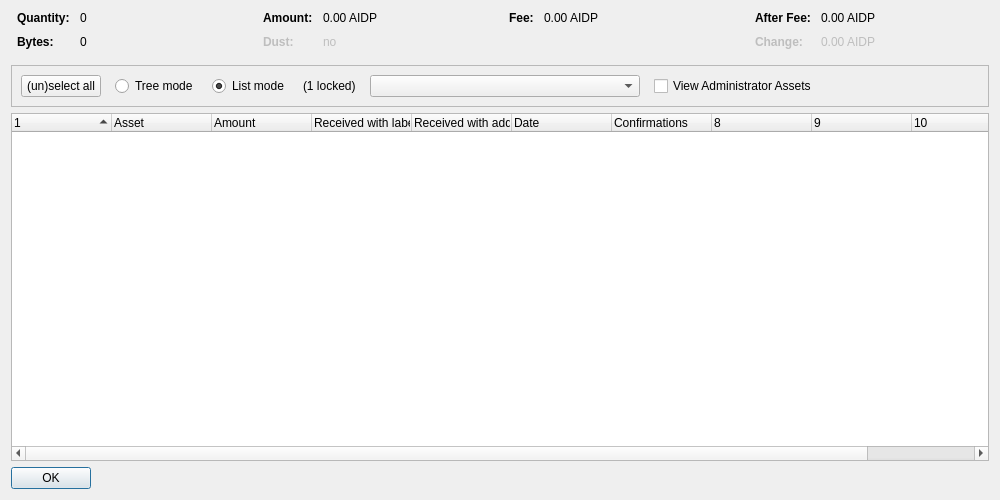
<?xml version="1.0" encoding="UTF-8"?>
<ui version="4.0">
 <class>AssetControlDialog</class>
 <widget class="QDialog" name="AssetControlDialog">
  <property name="geometry">
   <rect>
    <x>0</x>
    <y>0</y>
    <width>1000</width>
    <height>500</height>
   </rect>
  </property>
  <property name="windowTitle">
   <string>Asset Selection</string>
  </property>
  <layout class="QVBoxLayout" name="verticalLayout">
   <item>
    <layout class="QHBoxLayout" name="horizontalLayoutTop" stretch="0,0,0,0">
     <property name="topMargin">
      <number>0</number>
     </property>
     <property name="bottomMargin">
      <number>10</number>
     </property>
     <item>
      <layout class="QFormLayout" name="formLayoutAssetControl1">
       <property name="horizontalSpacing">
        <number>10</number>
       </property>
       <property name="verticalSpacing">
        <number>10</number>
       </property>
       <property name="leftMargin">
        <number>6</number>
       </property>
       <property name="rightMargin">
        <number>6</number>
       </property>
       <item row="0" column="0">
        <widget class="QLabel" name="labelAssetControlQuantityText">
         <property name="font">
          <font>
           <weight>75</weight>
           <bold>true</bold>
          </font>
         </property>
         <property name="text">
          <string>Quantity:</string>
         </property>
        </widget>
       </item>
       <item row="0" column="1">
        <widget class="QLabel" name="labelAssetControlQuantity">
         <property name="cursor">
          <cursorShape>IBeamCursor</cursorShape>
         </property>
         <property name="contextMenuPolicy">
          <enum>Qt::ActionsContextMenu</enum>
         </property>
         <property name="text">
          <string notr="true">0</string>
         </property>
         <property name="textInteractionFlags">
          <set>Qt::LinksAccessibleByMouse|Qt::TextSelectableByKeyboard|Qt::TextSelectableByMouse</set>
         </property>
        </widget>
       </item>
       <item row="1" column="0">
        <widget class="QLabel" name="labelAssetControlBytesText">
         <property name="font">
          <font>
           <weight>75</weight>
           <bold>true</bold>
          </font>
         </property>
         <property name="text">
          <string>Bytes:</string>
         </property>
        </widget>
       </item>
       <item row="1" column="1">
        <widget class="QLabel" name="labelAssetControlBytes">
         <property name="cursor">
          <cursorShape>IBeamCursor</cursorShape>
         </property>
         <property name="contextMenuPolicy">
          <enum>Qt::ActionsContextMenu</enum>
         </property>
         <property name="text">
          <string notr="true">0</string>
         </property>
         <property name="textInteractionFlags">
          <set>Qt::LinksAccessibleByMouse|Qt::TextSelectableByKeyboard|Qt::TextSelectableByMouse</set>
         </property>
        </widget>
       </item>
      </layout>
     </item>
     <item>
      <layout class="QFormLayout" name="formLayoutAssetControl2">
       <property name="horizontalSpacing">
        <number>10</number>
       </property>
       <property name="verticalSpacing">
        <number>10</number>
       </property>
       <property name="leftMargin">
        <number>6</number>
       </property>
       <property name="rightMargin">
        <number>6</number>
       </property>
       <item row="0" column="0">
        <widget class="QLabel" name="labelAssetControlAmountText">
         <property name="font">
          <font>
           <weight>75</weight>
           <bold>true</bold>
          </font>
         </property>
         <property name="text">
          <string>Amount:</string>
         </property>
        </widget>
       </item>
       <item row="0" column="1">
        <widget class="QLabel" name="labelAssetControlAmount">
         <property name="cursor">
          <cursorShape>IBeamCursor</cursorShape>
         </property>
         <property name="contextMenuPolicy">
          <enum>Qt::ActionsContextMenu</enum>
         </property>
         <property name="text">
          <string notr="true">0.00 AIDP</string>
         </property>
         <property name="textInteractionFlags">
          <set>Qt::LinksAccessibleByMouse|Qt::TextSelectableByKeyboard|Qt::TextSelectableByMouse</set>
         </property>
        </widget>
       </item>
       <item row="1" column="0">
        <widget class="QLabel" name="labelAssetControlLowOutputText">
         <property name="enabled">
          <bool>false</bool>
         </property>
         <property name="font">
          <font>
           <weight>75</weight>
           <bold>true</bold>
          </font>
         </property>
         <property name="text">
          <string>Dust:</string>
         </property>
        </widget>
       </item>
       <item row="1" column="1">
        <widget class="QLabel" name="labelAssetControlLowOutput">
         <property name="enabled">
          <bool>false</bool>
         </property>
         <property name="cursor">
          <cursorShape>IBeamCursor</cursorShape>
         </property>
         <property name="contextMenuPolicy">
          <enum>Qt::ActionsContextMenu</enum>
         </property>
         <property name="text">
          <string notr="true">no</string>
         </property>
         <property name="textInteractionFlags">
          <set>Qt::LinksAccessibleByMouse|Qt::TextSelectableByKeyboard|Qt::TextSelectableByMouse</set>
         </property>
        </widget>
       </item>
      </layout>
     </item>
     <item>
      <layout class="QFormLayout" name="formLayoutAssetControl3">
       <property name="horizontalSpacing">
        <number>10</number>
       </property>
       <property name="verticalSpacing">
        <number>10</number>
       </property>
       <property name="leftMargin">
        <number>6</number>
       </property>
       <property name="rightMargin">
        <number>6</number>
       </property>
       <item row="0" column="0">
        <widget class="QLabel" name="labelAssetControlFeeText">
         <property name="font">
          <font>
           <weight>75</weight>
           <bold>true</bold>
          </font>
         </property>
         <property name="text">
          <string>Fee:</string>
         </property>
        </widget>
       </item>
       <item row="0" column="1">
        <widget class="QLabel" name="labelAssetControlFee">
         <property name="cursor">
          <cursorShape>IBeamCursor</cursorShape>
         </property>
         <property name="contextMenuPolicy">
          <enum>Qt::ActionsContextMenu</enum>
         </property>
         <property name="text">
          <string notr="true">0.00 AIDP</string>
         </property>
         <property name="textInteractionFlags">
          <set>Qt::LinksAccessibleByMouse|Qt::TextSelectableByKeyboard|Qt::TextSelectableByMouse</set>
         </property>
        </widget>
       </item>
      </layout>
     </item>
     <item>
      <layout class="QFormLayout" name="formLayoutAssetControl4">
       <property name="horizontalSpacing">
        <number>10</number>
       </property>
       <property name="verticalSpacing">
        <number>10</number>
       </property>
       <property name="leftMargin">
        <number>6</number>
       </property>
       <property name="rightMargin">
        <number>6</number>
       </property>
       <item row="0" column="0">
        <widget class="QLabel" name="labelAssetControlAfterFeeText">
         <property name="font">
          <font>
           <weight>75</weight>
           <bold>true</bold>
          </font>
         </property>
         <property name="text">
          <string>After Fee:</string>
         </property>
        </widget>
       </item>
       <item row="0" column="1">
        <widget class="QLabel" name="labelAssetControlAfterFee">
         <property name="cursor">
          <cursorShape>IBeamCursor</cursorShape>
         </property>
         <property name="contextMenuPolicy">
          <enum>Qt::ActionsContextMenu</enum>
         </property>
         <property name="text">
          <string notr="true">0.00 AIDP</string>
         </property>
         <property name="textInteractionFlags">
          <set>Qt::LinksAccessibleByMouse|Qt::TextSelectableByKeyboard|Qt::TextSelectableByMouse</set>
         </property>
        </widget>
       </item>
       <item row="1" column="0">
        <widget class="QLabel" name="labelAssetControlChangeText">
         <property name="enabled">
          <bool>false</bool>
         </property>
         <property name="font">
          <font>
           <weight>75</weight>
           <bold>true</bold>
          </font>
         </property>
         <property name="text">
          <string>Change:</string>
         </property>
        </widget>
       </item>
       <item row="1" column="1">
        <widget class="QLabel" name="labelAssetControlChange">
         <property name="enabled">
          <bool>false</bool>
         </property>
         <property name="cursor">
          <cursorShape>IBeamCursor</cursorShape>
         </property>
         <property name="contextMenuPolicy">
          <enum>Qt::ActionsContextMenu</enum>
         </property>
         <property name="text">
          <string notr="true">0.00 AIDP</string>
         </property>
         <property name="textInteractionFlags">
          <set>Qt::LinksAccessibleByMouse|Qt::TextSelectableByKeyboard|Qt::TextSelectableByMouse</set>
         </property>
        </widget>
       </item>
      </layout>
     </item>
    </layout>
   </item>
   <item>
    <widget class="QFrame" name="frame">
     <property name="minimumSize">
      <size>
       <width>0</width>
       <height>40</height>
      </size>
     </property>
     <property name="frameShape">
      <enum>QFrame::StyledPanel</enum>
     </property>
     <property name="frameShadow">
      <enum>QFrame::Sunken</enum>
     </property>
     <layout class="QHBoxLayout" name="horizontalLayout">
      <item>
       <layout class="QHBoxLayout" name="horizontalLayoutPanel" stretch="0,0,0,0,0,0,0">
        <property name="spacing">
         <number>14</number>
        </property>
        <item>
         <widget class="QPushButton" name="pushButtonSelectAll">
          <property name="sizePolicy">
           <sizepolicy hsizetype="Maximum" vsizetype="Fixed">
            <horstretch>0</horstretch>
            <verstretch>0</verstretch>
           </sizepolicy>
          </property>
          <property name="text">
           <string>(un)select all</string>
          </property>
          <property name="autoDefault">
           <bool>false</bool>
          </property>
         </widget>
        </item>
        <item>
         <widget class="QRadioButton" name="radioTreeMode">
          <property name="sizePolicy">
           <sizepolicy hsizetype="Maximum" vsizetype="Fixed">
            <horstretch>0</horstretch>
            <verstretch>0</verstretch>
           </sizepolicy>
          </property>
          <property name="text">
           <string>Tree mode</string>
          </property>
         </widget>
        </item>
        <item>
         <widget class="QRadioButton" name="radioListMode">
          <property name="sizePolicy">
           <sizepolicy hsizetype="Maximum" vsizetype="Fixed">
            <horstretch>0</horstretch>
            <verstretch>0</verstretch>
           </sizepolicy>
          </property>
          <property name="text">
           <string>List mode</string>
          </property>
          <property name="checked">
           <bool>true</bool>
          </property>
         </widget>
        </item>
        <item>
         <widget class="QLabel" name="labelLocked">
          <property name="text">
           <string notr="true">(1 locked)</string>
          </property>
         </widget>
        </item>
        <item>
         <widget class="QComboBox" name="assetList">
          <property name="minimumContentsLength">
           <number>30</number>
          </property>
         </widget>
        </item>
        <item>
         <widget class="QCheckBox" name="viewAdministrator">
          <property name="toolTip">
           <string>View assets that you have the ownership asset for</string>
          </property>
          <property name="text">
           <string>View Administrator Assets</string>
          </property>
         </widget>
        </item>
        <item>
         <spacer name="horizontalSpacer">
          <property name="orientation">
           <enum>Qt::Horizontal</enum>
          </property>
          <property name="sizeHint" stdset="0">
           <size>
            <width>40</width>
            <height>20</height>
           </size>
          </property>
         </spacer>
        </item>
       </layout>
      </item>
     </layout>
    </widget>
   </item>
   <item>
    <widget class="AssetControlTreeWidget" name="treeWidget">
     <property name="contextMenuPolicy">
      <enum>Qt::CustomContextMenu</enum>
     </property>
     <property name="sortingEnabled">
      <bool>false</bool>
     </property>
     <property name="columnCount">
      <number>11</number>
     </property>
     <attribute name="headerShowSortIndicator" stdset="0">
      <bool>true</bool>
     </attribute>
     <attribute name="headerStretchLastSection">
      <bool>false</bool>
     </attribute>
     <column>
      <property name="text">
       <string/>
      </property>
     </column>
     <column>
      <property name="text">
       <string>Asset</string>
      </property>
     </column>
     <column>
      <property name="text">
       <string>Amount</string>
      </property>
     </column>
     <column>
      <property name="text">
       <string>Received with label</string>
      </property>
     </column>
     <column>
      <property name="text">
       <string>Received with address</string>
      </property>
     </column>
     <column>
      <property name="text">
       <string>Date</string>
      </property>
     </column>
     <column>
      <property name="text">
       <string>Confirmations</string>
      </property>
      <property name="toolTip">
       <string>Confirmed</string>
      </property>
     </column>
     <column>
      <property name="text">
       <string/>
      </property>
     </column>
     <column>
      <property name="text">
       <string/>
      </property>
     </column>
     <column>
      <property name="text">
       <string/>
      </property>
     </column>
     <column>
      <property name="text">
       <string/>
      </property>
     </column>
    </widget>
   </item>
   <item>
    <widget class="QDialogButtonBox" name="buttonBox">
     <property name="sizePolicy">
      <sizepolicy hsizetype="Maximum" vsizetype="Fixed">
       <horstretch>0</horstretch>
       <verstretch>0</verstretch>
      </sizepolicy>
     </property>
     <property name="orientation">
      <enum>Qt::Horizontal</enum>
     </property>
     <property name="standardButtons">
      <set>QDialogButtonBox::Ok</set>
     </property>
    </widget>
   </item>
  </layout>
 </widget>
 <customwidgets>
  <customwidget>
   <class>AssetControlTreeWidget</class>
   <extends>QTreeWidget</extends>
   <header location="global">assetcontroltreewidget.h</header>
  </customwidget>
 </customwidgets>
 <resources/>
 <connections/>
</ui>
